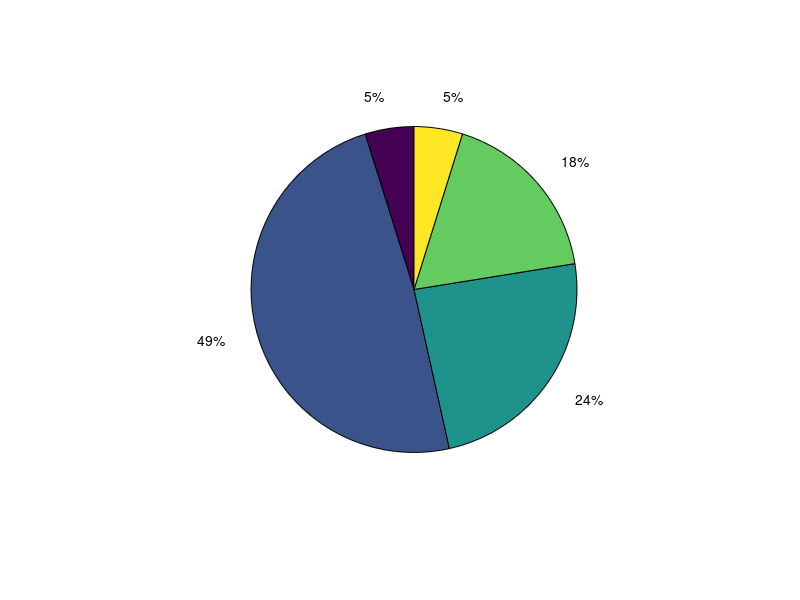

Recreate this plot in MATLAB. (Note: this script raises an error after producing the figure.)
close all;
X = [9870 99004 48969 35932 9786];
labels = {'0:Slovak','1:French','2:Spanish','3:German','4:Polish'};
p = pie(X)
[rows columns]=size(X)
for i = 2:2:2*columns
    t = p(i);
    t.FontSize = 18;
end

lgd = legend(labels,'Location','southoutside','Orientation','horizontal')
lgd.FontSize = 20;
saveas(gcf,'DatasetPie.png')